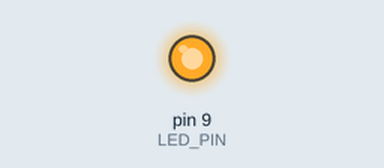
Simulated run of this sketch. Board: Arduino Uno, built with avr-gcc and run on an emulated ATmega328P. Shown: output pins drawn as LEDs (lit = HIGH).

Above: at 0.59 s.
Timing chart, 0 to 40.0 s (numbered marks = the images above):
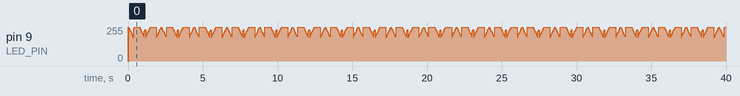

The sketch:

06C17.ino
```cpp
const int LED_PIN = 9;
int period_us = 1000;
int duty_percent = 0;

void setup() {
  pinMode(LED_PIN, OUTPUT);
}

void set_period(int period) {
  period_us = period;
}

void set_duty(int duty) {
  duty_percent = duty;
}

void custom_pwm_pulse() {
  long high_time = (period_us * duty_percent) / 100;
  long low_time = period_us - high_time;

  if (high_time > 0) {
    digitalWrite(LED_PIN, LOW);
    delayMicroseconds(high_time);
  }
  if (low_time > 0) {
    digitalWrite(LED_PIN, HIGH);
    delayMicroseconds(low_time);
  }
}

void loop() {
  set_period(1000);

  for (int d = 0; d <= 100; d++) {
    set_duty(d);
    for (int i = 0; i < 10; i++) {
      custom_pwm_pulse();
    }
  }

  for (int d = 100; d >= 0; d--) {
    set_duty(d);
    for (int i = 0; i < 10; i++) {
      custom_pwm_pulse();
    }
  }
}
```
